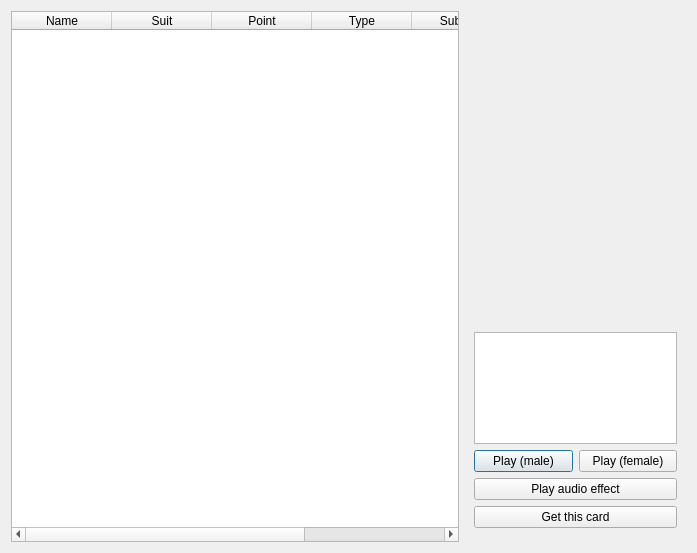
<?xml version="1.0" encoding="UTF-8"?>
<ui version="4.0">
 <class>CardOverview</class>
 <widget class="QDialog" name="CardOverview">
  <property name="geometry">
   <rect>
    <x>0</x>
    <y>0</y>
    <width>697</width>
    <height>553</height>
   </rect>
  </property>
  <property name="minimumSize">
   <size>
    <width>697</width>
    <height>553</height>
   </size>
  </property>
  <property name="windowTitle">
   <string>Card Overvew</string>
  </property>
  <layout class="QHBoxLayout" name="horizontalLayout_2">
   <item>
    <widget class="QTableWidget" name="tableWidget">
     <property name="maximumSize">
      <size>
       <width>16777215</width>
       <height>16777215</height>
      </size>
     </property>
     <property name="editTriggers">
      <set>QAbstractItemView::NoEditTriggers</set>
     </property>
     <property name="selectionMode">
      <enum>QAbstractItemView::SingleSelection</enum>
     </property>
     <property name="selectionBehavior">
      <enum>QAbstractItemView::SelectRows</enum>
     </property>
     <property name="sortingEnabled">
      <bool>true</bool>
     </property>
     <column>
      <property name="text">
       <string>Name</string>
      </property>
     </column>
     <column>
      <property name="text">
       <string>Suit</string>
      </property>
     </column>
     <column>
      <property name="text">
       <string>Point</string>
      </property>
     </column>
     <column>
      <property name="text">
       <string>Type</string>
      </property>
     </column>
     <column>
      <property name="text">
       <string>Subtype</string>
      </property>
     </column>
     <column>
      <property name="text">
       <string>Package</string>
      </property>
     </column>
    </widget>
   </item>
   <item>
    <widget class="QFrame" name="frame">
     <property name="maximumSize">
      <size>
       <width>221</width>
       <height>521</height>
      </size>
     </property>
     <layout class="QVBoxLayout" name="verticalLayout_3">
      <item>
       <layout class="QVBoxLayout" name="verticalLayout_2">
        <item>
         <widget class="QLabel" name="cardLabel">
          <property name="minimumSize">
           <size>
            <width>211</width>
            <height>301</height>
           </size>
          </property>
          <property name="maximumSize">
           <size>
            <width>217</width>
            <height>16777215</height>
           </size>
          </property>
          <property name="text">
           <string/>
          </property>
         </widget>
        </item>
        <item>
         <widget class="QTextEdit" name="cardDescriptionBox">
          <property name="maximumSize">
           <size>
            <width>217</width>
            <height>16777215</height>
           </size>
          </property>
          <property name="readOnly">
           <bool>true</bool>
          </property>
         </widget>
        </item>
       </layout>
      </item>
      <item>
       <layout class="QVBoxLayout" name="verticalLayout">
        <item>
         <layout class="QHBoxLayout" name="horizontalLayout">
          <item>
           <widget class="QPushButton" name="malePlayButton">
            <property name="maximumSize">
             <size>
              <width>105</width>
              <height>16777215</height>
             </size>
            </property>
            <property name="text">
             <string>Play (male)</string>
            </property>
           </widget>
          </item>
          <item>
           <widget class="QPushButton" name="femalePlayButton">
            <property name="maximumSize">
             <size>
              <width>104</width>
              <height>16777215</height>
             </size>
            </property>
            <property name="text">
             <string>Play (female)</string>
            </property>
           </widget>
          </item>
         </layout>
        </item>
        <item>
         <widget class="QPushButton" name="playAudioEffectButton">
          <property name="text">
           <string>Play audio effect</string>
          </property>
         </widget>
        </item>
        <item>
         <widget class="QPushButton" name="getCardButton">
          <property name="maximumSize">
           <size>
            <width>217</width>
            <height>16777215</height>
           </size>
          </property>
          <property name="text">
           <string>Get this card</string>
          </property>
         </widget>
        </item>
       </layout>
      </item>
     </layout>
    </widget>
   </item>
  </layout>
 </widget>
 <resources/>
 <connections/>
</ui>
